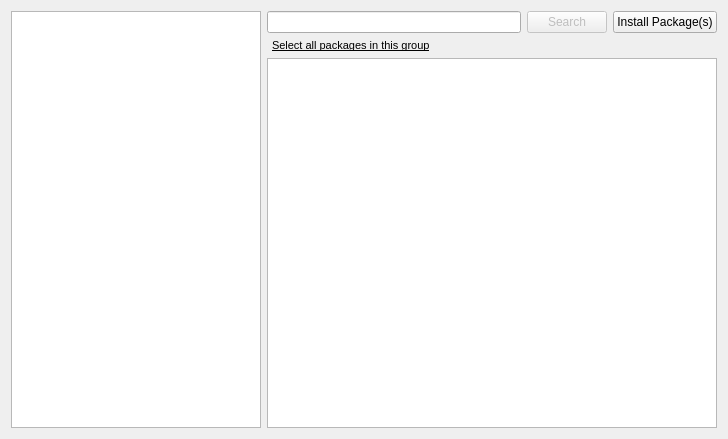
<?xml version="1.0" encoding="UTF-8"?>
<ui version="4.0">
 <class>MainWidget</class>
 <widget class="QWidget" name="MainWidget">
  <property name="geometry">
   <rect>
    <x>0</x>
    <y>0</y>
    <width>712</width>
    <height>439</height>
   </rect>
  </property>
  <property name="windowTitle">
   <string>Form</string>
  </property>
  <layout class="QGridLayout" name="gridLayout">
   <item row="0" column="0" rowspan="3">
    <widget class="GroupList" name="groupList">
     <property name="minimumSize">
      <size>
       <width>250</width>
       <height>0</height>
      </size>
     </property>
     <property name="maximumSize">
      <size>
       <width>250</width>
       <height>16777215</height>
      </size>
     </property>
    </widget>
   </item>
   <item row="0" column="1" colspan="2">
    <widget class="KLineEdit" name="searchLine">
     <property name="clickMessage">
      <string>Click to search</string>
     </property>
     <property name="showClearButton" stdset="0">
      <bool>true</bool>
     </property>
    </widget>
   </item>
   <item row="0" column="4">
    <widget class="QPushButton" name="actionButton">
     <property name="text">
      <string>Install Package(s)</string>
     </property>
    </widget>
   </item>
   <item row="1" column="1">
    <widget class="KUrlLabel" name="selectAll">
     <property name="font">
      <font>
       <pointsize>8</pointsize>
       <underline>true</underline>
      </font>
     </property>
     <property name="styleSheet">
      <string notr="true"/>
     </property>
     <property name="text">
      <string>&lt;!DOCTYPE HTML PUBLIC &quot;-//W3C//DTD HTML 4.0//EN&quot; &quot;http://www.w3.org/TR/REC-html40/strict.dtd&quot;&gt;
&lt;html&gt;&lt;head&gt;&lt;meta name=&quot;qrichtext&quot; content=&quot;1&quot; /&gt;&lt;style type=&quot;text/css&quot;&gt;
p, li { white-space: pre-wrap; }
&lt;/style&gt;&lt;/head&gt;&lt;body style=&quot; font-family:'Droid Sans'; font-size:8pt; font-weight:400; font-style:normal;&quot;&gt;
&lt;p style=&quot; margin-top:0px; margin-bottom:0px; margin-left:0px; margin-right:0px; -qt-block-indent:0; text-indent:0px;&quot;&gt;Select all packages in this group&lt;/p&gt;&lt;/body&gt;&lt;/html&gt;</string>
     </property>
     <property name="indent">
      <number>5</number>
     </property>
     <property name="glowEnabled">
      <bool>false</bool>
     </property>
    </widget>
   </item>
   <item row="1" column="2">
    <spacer name="horizontalSpacer">
     <property name="orientation">
      <enum>Qt::Horizontal</enum>
     </property>
     <property name="sizeHint" stdset="0">
      <size>
       <width>165</width>
       <height>1</height>
      </size>
     </property>
    </spacer>
   </item>
   <item row="2" column="1" colspan="4">
    <widget class="PackageView" name="packageList">
     <property name="minimumSize">
      <size>
       <width>450</width>
       <height>0</height>
      </size>
     </property>
     <property name="rootIsDecorated">
      <bool>false</bool>
     </property>
     <property name="itemsExpandable">
      <bool>false</bool>
     </property>
     <property name="wordWrap">
      <bool>true</bool>
     </property>
     <property name="headerHidden">
      <bool>true</bool>
     </property>
     <property name="expandsOnDoubleClick">
      <bool>false</bool>
     </property>
    </widget>
   </item>
   <item row="0" column="3">
    <widget class="QPushButton" name="searchButton">
     <property name="enabled">
      <bool>false</bool>
     </property>
     <property name="text">
      <string>Search</string>
     </property>
    </widget>
   </item>
  </layout>
 </widget>
 <customwidgets>
  <customwidget>
   <class>KLineEdit</class>
   <extends>QLineEdit</extends>
   <header>klineedit.h</header>
  </customwidget>
  <customwidget>
   <class>KUrlLabel</class>
   <extends>QLabel</extends>
   <header>kurllabel.h</header>
  </customwidget>
  <customwidget>
   <class>PackageView</class>
   <extends>QTreeView</extends>
   <header location="global">packageview.h</header>
  </customwidget>
  <customwidget>
   <class>GroupList</class>
   <extends>QListWidget</extends>
   <header location="global">grouplist.h</header>
  </customwidget>
 </customwidgets>
 <resources>
  <include location="../data/data.qrc"/>
 </resources>
 <connections/>
</ui>
